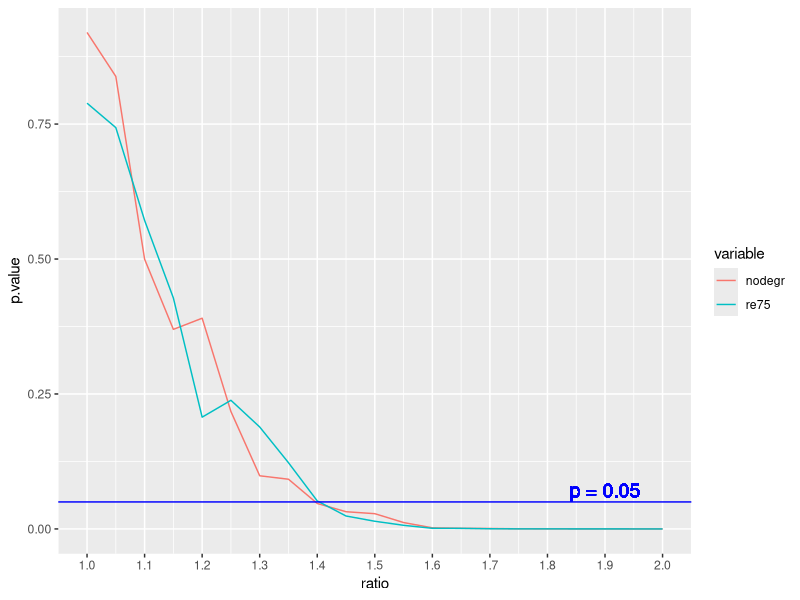

Reproduce this figure in R.
require(Matching)
require(mice)
require(ggplot2)
require(reshape2)

data(lalonde, package='Matching')

Tr <- lalonde$treat
Y <- lalonde$re78
X <- lalonde[,c('age','educ','black','hisp','married','nodegr','re74','re75')]

missing.rate <- .2 # What percent of rows will have missing data
missing.cols <- c('nodegr', 're75') # The columns we will add missing values to

results <- data.frame(ratio=seq(1, 2, by=.05), stringsAsFactors=FALSE)
for(i in missing.cols) { results[,i] <- NA }
pb <- txtProgressBar(min=0, max=nrow(results), style=3)
for(j in 1:nrow(results)) {
	missing.ratio <- results[j,]$ratio
	lalonde.mar <- X
	lalonde.nmar <- X
	
	# Vectors indiciating which rows are treatment and control.
	treat.rows <- which(lalonde$treat == 1)
	control.rows <- which(lalonde$treat == 0)
	
	# Add missingness to the existing data. For the not missing at random data treatment
	# units will have twice as many missing values as the control group.
	set.seed(2112) #NOTE: May want to remove this line
	for(i in missing.cols) {
		lalonde.mar[sample(nrow(lalonde), nrow(lalonde) * missing.rate), i] <- NA
		lalonde.nmar[sample(treat.rows, length(treat.rows) * missing.rate * missing.ratio), i] <- NA
		lalonde.nmar[sample(control.rows, length(control.rows) * missing.rate), i] <- NA
	}
	
	# Create a shadow matrix. This is a logical vector where each cell is TRUE if the
	# value is missing in the original data frame.
	shadow.matrix.mar <- as.data.frame(is.na(lalonde.mar))
	shadow.matrix.nmar <- as.data.frame(is.na(lalonde.nmar))
	
	# Change the column names to include "_miss" in their name.
	names(shadow.matrix.mar) <- names(shadow.matrix.nmar) <- paste0(names(shadow.matrix.mar), '_miss')
	
	# Impute the missing values using the mice package
	set.seed(2112)
	mice.mar <- mice(lalonde.mar, m=1, printFlag=FALSE)
	mice.nmar <- mice(lalonde.nmar, m=1, printFlag=FALSE)
	
	# Get the imputed data set.
	complete.mar <- complete(mice.mar)
	complete.nmar <- complete(mice.nmar)
	
	# Estimate the propensity scores using logistic regression.
	lalonde.mar.glm <- glm(treat~., data=cbind(treat=Tr, complete.mar, shadow.matrix.mar))
	lalonde.nmar.glm <- glm(treat~., data=cbind(treat=Tr, complete.nmar, shadow.matrix.nmar))
	
	# We see that the two indicator columns from the shadow matrix are statistically
	# significant predictors suggesting that the data is not missing at random.
	sum.mar <- summary(lalonde.mar.glm)
	sum.nmar <- summary(lalonde.nmar.glm)
	for(i in missing.cols) {
		results[j,i] <- sum.nmar$coefficients[paste0(i, '_missTRUE'),4]
	}
	setTxtProgressBar(pb, j)
}
close(pb)

tmp <- melt(results, id='ratio', value.name='p.value')

ggplot(tmp, aes(x=ratio, y=p.value, group=variable, color=variable)) + 
	geom_path() +
	geom_hline(yintercept=0.05, color='blue') +
	geom_text(label="p = 0.05", x=1.9, y=.05, color='blue', vjust=-0.3, size=5) +
	scale_x_continuous(breaks=seq(1, 2, .1))
	
